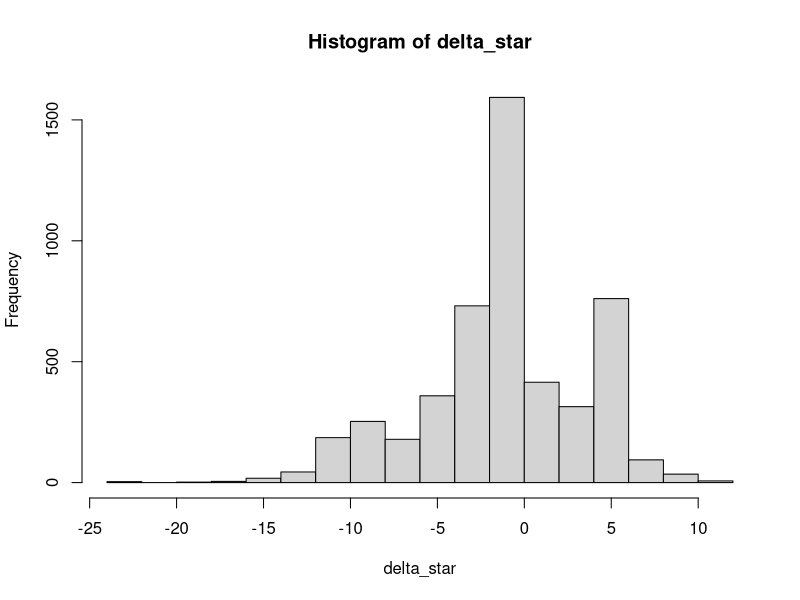
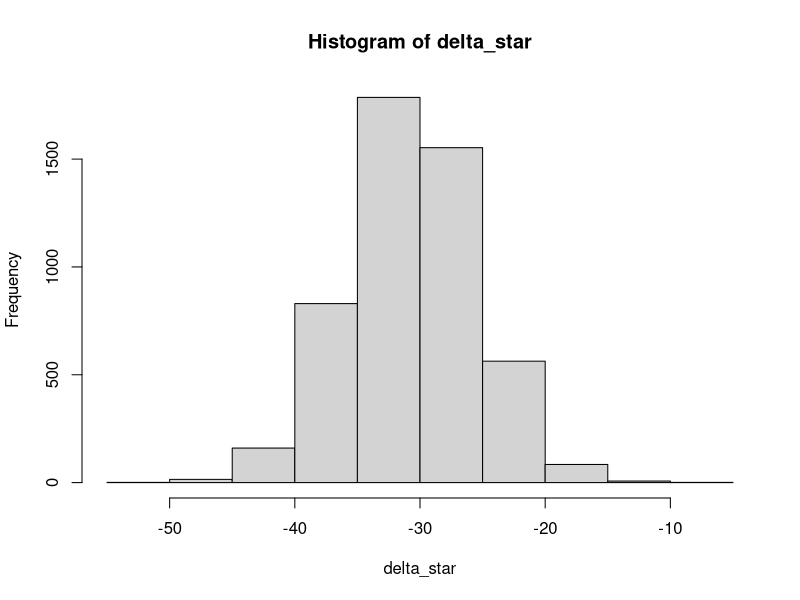

The R script that drew these images, in order:
## ---- chunk 1
knitr::opts_chunk$set(echo = TRUE)
## ---- chunk 2
data("faithful")
x <- faithful$eruptions * 60
n <- length(x)
samp_med <- median(x)
B <- 5000
delta_star <- rep(NA, B)
for(i in 1:B){
  xstar <- sample(x, size = n, replace = T)
  delta_star[i] <- median(xstar) - samp_med
}

# bootstrap distribution of delta
hist(delta_star)

# (approximate) bootstrap CI
a_star <- quantile(delta_star, 0.025)
b_star <- quantile(delta_star, 0.975)
ci <- samp_med - c(b_star, a_star)
names(ci) <- c("2.5", "97.5")
ci
## ---- chunk 3
x <- c(rep("AA", 342), rep("Aa", 500), rep("aa", 187))
n <- length(x)
B <- 1000
theta_hat <- (2*sum(x == "AA" ) + sum(x == "Aa"))/(2*n)

delta_star <- rep(NA, B)
for(i in 1:B){
  x_star <- sample(x, size = n, replace = T)
  delta_star[i] <- (2*sum(x_star == "AA" ) + sum(x_star == "Aa"))/(2*n) - theta_hat
}


# (approximate) bootstrap CI
a_star <- quantile(delta_star, 0.025)
b_star <- quantile(delta_star, 0.975)
ci <- theta_hat - c(b_star, a_star)
names(ci) <- c("0.05", 0.95)
ci
## ---- chunk 4
x <- faithful$eruptions * 60
n <- length(x)
samp_mean <- mean(x)
samp_sd_mle <- sd(x)*sqrt((n-1)/n)
samp_med <- median(x)
B <- 5000
delta_star <- rep(NA, B)
for(i in 1:B){
  xstar <- rnorm(n, samp_mean, samp_sd_mle)
  delta_star[i] <- median(xstar) - samp_med
}
hist(delta_star)

# (approximate) bootstrap CI
a_star <- quantile(delta_star, 0.025)
b_star <- quantile(delta_star, 0.975)
ci <- samp_med - c(b_star, a_star)
names(ci) <- c("2.5", "97.5")
ci
